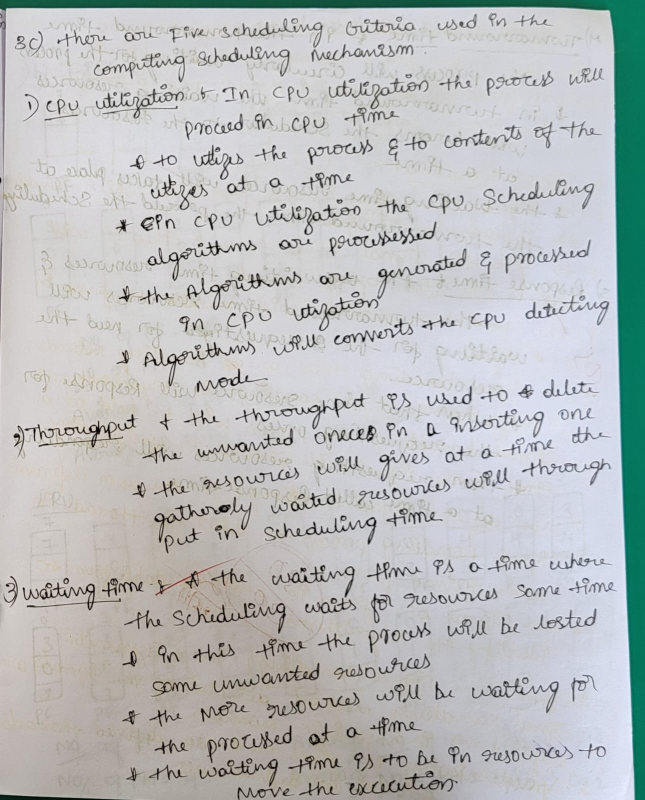
#> input picture script/test1.jpg, 1289 x 1600 px (shown at 1/2 size)
$ python -i image_processing.py   (imports and definitions only)
#> lines starting #> are read from the running program, lines starting #| are printed output that depends on the picture; after the words box and inside, x2 and y2 are one past the last pixel; in counts of white or black regions, pixels touching at a corner belong together
import cv2
import numpy as np
from PIL import Image, ImageEnhance, ImageFilter
from typing import Optional, Tuple
import logging

logger = logging.getLogger(__name__)

def preprocess_image(image_path: str, output_path: Optional[str] = None) -> str:
    """
    Preprocess image for better OCR results.

    Args:
        image_path: Path to input image
        output_path: Optional path to save processed image

    Returns:
        Path to processed image
    """
#> called with image_path = '../../../script/test1.jpg'
    try:
        # Load image
        img = cv2.imread(image_path)
#> img is the input picture: shape (1600, 1289, 3); mean B, G, R 188.6, 188.2, 184.9

        if img is None:
            raise ValueError(f"Could not load image from {image_path}")

        # Convert to grayscale
        gray = cv2.cvtColor(img, cv2.COLOR_BGR2GRAY)
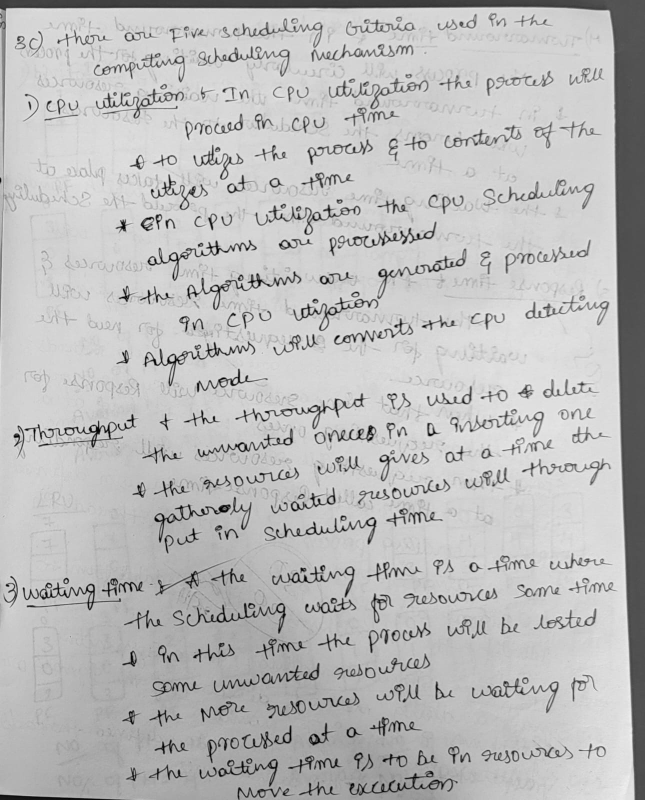
#> gray: shape (1600, 1289) (shown at 1/2 size); min 0, max 248, mean 187.3

        # Apply denoising
        denoised = cv2.fastNlMeansDenoising(gray)

        # Apply adaptive thresholding for better text recognition
        binary = cv2.adaptiveThreshold(
            denoised, 255, cv2.ADAPTIVE_THRESH_GAUSSIAN_C, cv2.THRESH_BINARY, 11, 2
        )
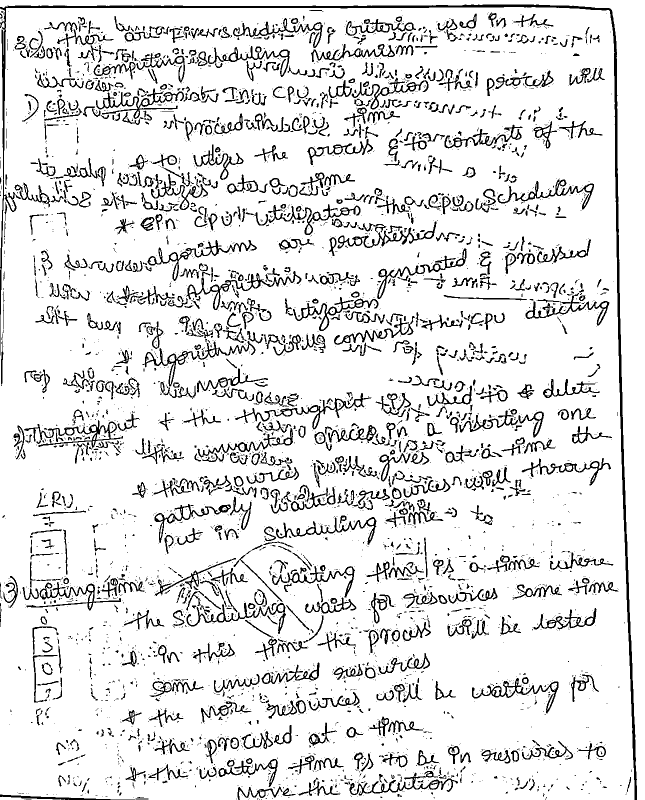
#> binary: shape (1600, 1289) (shown at 1/2 size); 88.5% white; 5258 black regions (4029 under 20 px)

        # Deskew image if needed
        deskewed = deskew_image(binary)

        # Enhance contrast
        enhanced = enhance_contrast(deskewed)

        # Save processed image
        if output_path is None:
            output_path = image_path.replace('.', '_processed.')

        cv2.imwrite(output_path, enhanced)
        logger.info(f"Image preprocessed and saved to {output_path}")

        return output_path

    except Exception as e:
        logger.error(f"Error preprocessing image {image_path}: {e}")
        return image_path  # Return original path if processing fails

def deskew_image(image: np.ndarray) -> np.ndarray:
    """
    Deskew image to correct rotation.

    Args:
        image: Input image array

    Returns:
        Deskewed image array
    """
    try:
        # Find contours
        contours, _ = cv2.findContours(image, cv2.RETR_EXTERNAL, cv2.CHAIN_APPROX_SIMPLE)
#> contours = 14 contours, 8 with area under 20; largest, box (x1, y1, x2, y2) and area: (0, 14, 1269, 1600) 1958902, (0, 0, 1289, 1600) 76793, (0, 45, 9, 534) 1620, (0, 1593, 123, 1600) 286, (0, 17, 10, 45) 142, (520, 1583, 529, 1593) 62

        if not contours:
            return image

        # Find largest contour (likely the page)
        largest_contour = max(contours, key=cv2.contourArea)
#> largest_contour = contour of 594 points, box (x1, y1, x2, y2) (0, 14, 1269, 1600), area 1958902

        # Get minimum area rectangle
        rect = cv2.minAreaRect(largest_contour)
#> rect = ((634, 806.5), (1585, 1268), -90)
        angle = rect[2]
#> angle = -90

        # Correct angle
        if angle < -45:
            angle = -(90 + angle)
#> angle = 0
        else:
            angle = -angle

        # Only rotate if angle is significant
        if abs(angle) > 0.5:
            # Get rotation matrix
            (h, w) = image.shape[:2]
            center = (w // 2, h // 2)
            M = cv2.getRotationMatrix2D(center, angle, 1.0)

            # Perform rotation
            rotated = cv2.warpAffine(image, M, (w, h), flags=cv2.INTER_CUBIC, borderMode=cv2.BORDER_REPLICATE)
            return rotated

        return image

    except Exception as e:
        logger.error(f"Error deskewing image: {e}")
        return image

def enhance_contrast(image: np.ndarray) -> np.ndarray:
    """
    Enhance image contrast for better OCR.

    Args:
        image: Input image array

    Returns:
        Enhanced image array
    """
    try:
        # Apply CLAHE (Contrast Limited Adaptive Histogram Equalization)
        clahe = cv2.createCLAHE(clipLimit=2.0, tileGridSize=(8, 8))
        enhanced = clahe.apply(image)
#> enhanced: shape (1600, 1289); values 3 (black) and 255 (white), 88.5% white; 5258 black regions (4029 under 20 px), largest, box (x1, y1, x2, y2) and area: (0, 9, 1274, 1600) 16232, (470, 786, 743, 859) 2041, (285, 682, 511, 773) 2032

        return enhanced

    except Exception as e:
        logger.error(f"Error enhancing contrast: {e}")
        return image

# [106 lines left out: functions resize_for_ocr, validate_image, extract_image_metadata, not called in this run]

>>> result = preprocess_image('../../../script/test1.jpg')

$ run again, on script/top down.jpg
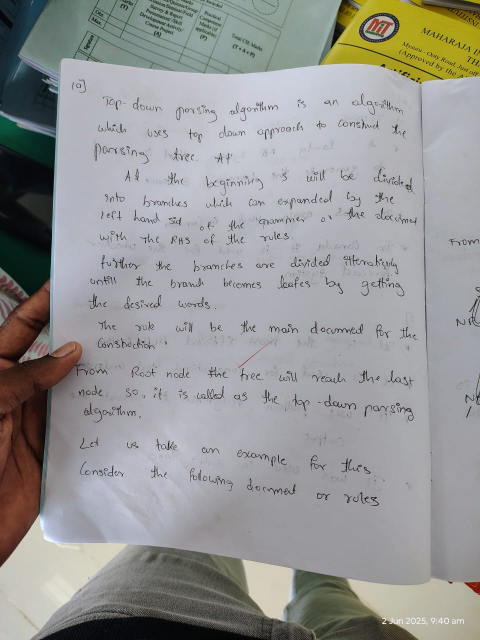
#> input picture script/top down.jpg, 960 x 1280 px (shown at 1/2 size)
#> in preprocess_image, img is the input picture: shape (1280, 960, 3); mean B, G, R 149, 150, 149.8
#> in preprocess_image, `gray = cv2.cvtColor(img, cv2.COLOR_BGR2GRAY)`:
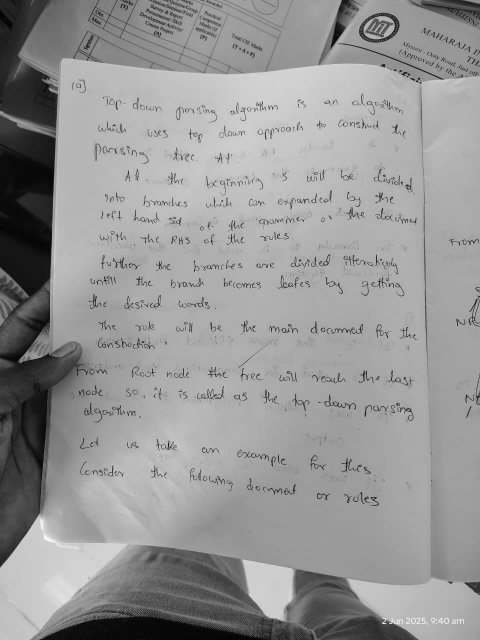
#> gray: shape (1280, 960) (shown at 1/2 size); min 0, max 255, mean 149.8
#> in preprocess_image, `binary = cv2.adaptiveThreshold( denoised, 255, cv2.ADAPTIVE_THRESH_GAU..`:
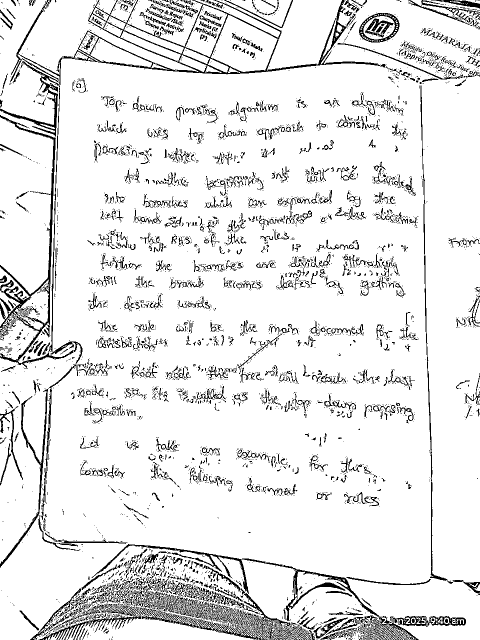
#> binary: shape (1280, 960) (shown at 1/2 size); 90.2% white; black in thin lines or dots
#> contours = 142 contours, 95 with area under 20; largest, box (x1, y1, x2, y2) and area: (0, 0, 960, 1280) 1067756, (0, 0, 397, 726) 38759, (0, 234, 107, 589) 30068, (422, 30, 555, 144) 9371, (254, 0, 405, 93) 8802
#> largest_contour = contour of 4293 points, box (x1, y1, x2, y2) (0, 0, 960, 1280), area 1067756
#> rect = ((479.5, 639.5), (1279, 959), -90)
#> in deskew_image, `angle = rect[2]`: angle = -90
#> in deskew_image, `angle = -(90 + angle)`: angle = 0
#> enhanced: shape (1280, 960); values 3 (black) and 255 (white), 90.2% white; black in thin lines or dots
